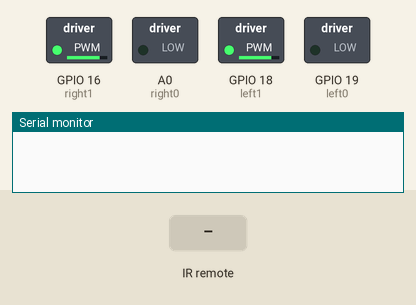
Recording of a sketch running on a simulated ESP8266 (NodeMCU). Parts: switched loads named in the sketch (green lamp = pin HIGH), the last lines printed to the serial monitor. The test bench sets the inputs (shaded band).

Above: at 1.2 s.
1.3 s: infrared code 0xFF04FB received
At 1.6 s:
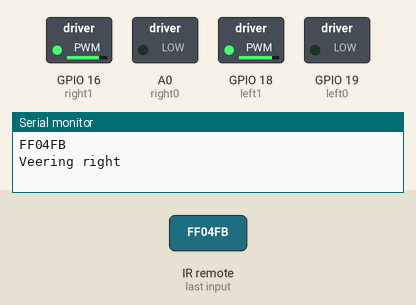
2.8 s: infrared code 0xFF01FE received
At 3.9 s:
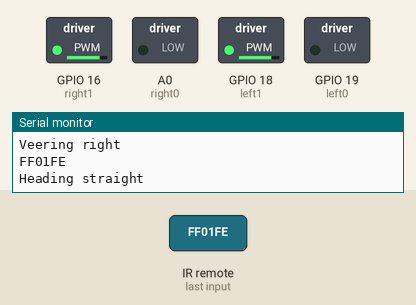
4.3 s: infrared code 0xFF02FD received
At 5.0 s:
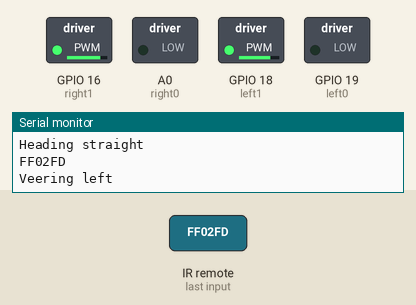
Timing chart, 0 to 7.3 s (numbered marks = the images above; inputs shaded):
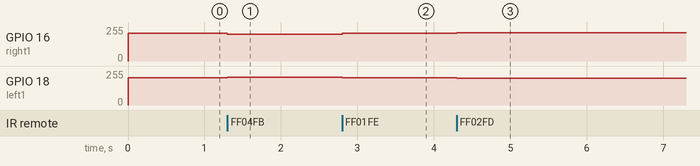

Measured:
- after the input at 1.3 s, GPIO 16 (right1): 207/255 → 202/255 at once; GPIO 18 (left1): 204/255 → 209/255 at once
- after the input at 2.8 s, GPIO 16 (right1): 202/255 → 207/255 at once; GPIO 18 (left1): 209/255 → 204/255 at once
- after the input at 4.3 s, GPIO 16 (right1): 207/255 → 212/255 at once; GPIO 18 (left1): 204/255 → 199/255 at once

The sketch:

IR-test.ino
```cpp
#include <IRremoteESP8266.h>
#include <IRrecv.h>
#include <IRutils.h>
#include "analogWrite.h"

// IR setup
const uint16_t kRecvPin = 14;
IRrecv irrecv(kRecvPin);
decode_results results;

#define right0 17
#define right1 16
#define left0 19
#define left1 18

int rightSpeed = 207;
int leftSpeed = 204;
bool standardSpeed = true;

void setup() {
  Serial.begin(115200);

  // wait until serial port opens for native USB devices
  while (! Serial) { delay(1); }

  // put your setup code here, to run once:
  pinMode(right0, OUTPUT);
  pinMode(left0, OUTPUT);
  pinMode(right1, OUTPUT);
  pinMode(left1, OUTPUT);

  analogWrite(left0, 0);
  analogWrite(left1, leftSpeed);
  analogWrite(right0, 0);
  analogWrite(right1, rightSpeed);

  irrecv.enableIRIn();
}

void loop() {
  // put your main code here, to run repeatedly:
  // take a reading from IR
  if (irrecv.decode(&results)) {
    // print() & println() can't handle printing long longs. (uint64_t)
    serialPrintUint64(results.value, HEX);
    Serial.println("");
    if (results.value == 0xFF01FE && !standardSpeed){
      // go straight on
      rightSpeed = 207;
      leftSpeed = 204;
      analogWrite(left1, leftSpeed);
      analogWrite(right1, rightSpeed);
      standardSpeed = true;
      Serial.println("Heading straight");
    }
    else if (results.value == 0xFF04FB){
      // robot is off to the left
      rightSpeed-=5;
      leftSpeed+=5;
      analogWrite(right1, rightSpeed);
      analogWrite(left1, leftSpeed);
      standardSpeed = false;
      Serial.println("Veering right");
    }
    else if (results.value == 0xFF02FD){
      // robot is off to the right
      rightSpeed+=5;
      leftSpeed-=5;
      analogWrite(right1, rightSpeed);
      analogWrite(left1, leftSpeed);
      standardSpeed = false;
      Serial.println("Veering left");
    }
    irrecv.resume();  // Receive the next value
  }
}
```
